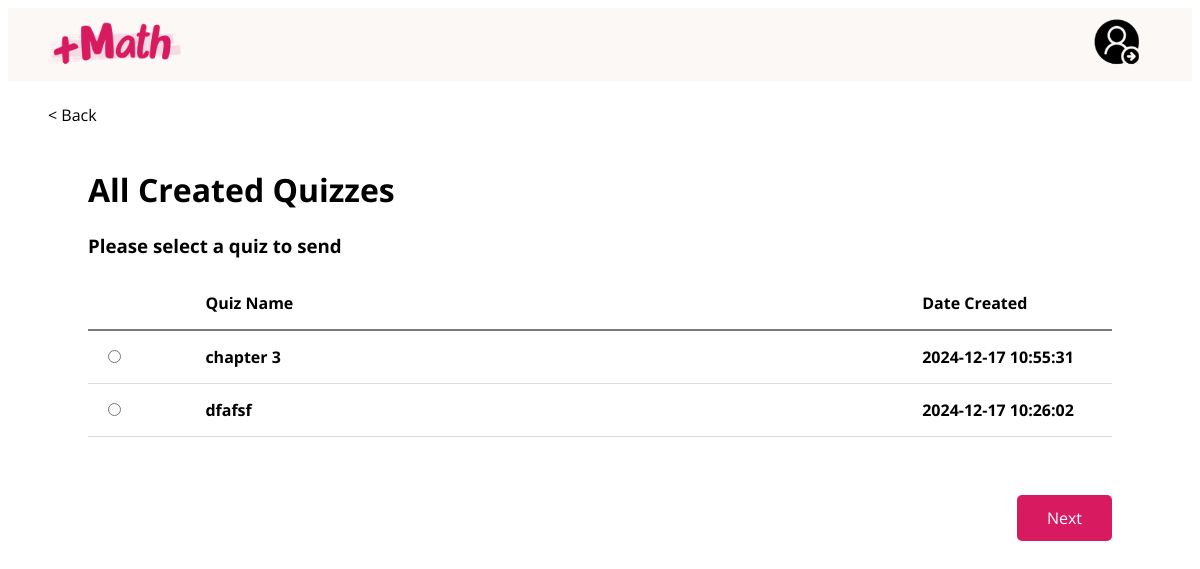
The app's page /send_quiz.php?class_id=1 (signed in) with its own data.
### tables this page shows
CREATE TABLE IF NOT EXISTS `quiz` (
  `quiz_id` int NOT NULL AUTO_INCREMENT,
  `quiz_name` varchar(100) NOT NULL,
  `quiz_description` varchar(10000) NOT NULL,
  `creation_time` datetime NOT NULL,
  `teacher_id` int NOT NULL,
  PRIMARY KEY (`quiz_id`),
  KEY `FK_quiz_teacher_id` (`teacher_id`)
);

### send_quiz.php (the view, shortened to what this page needs)
<?php
    if (isset($_GET['class_id'])&&isset($_GET['user_id'])){
        $class_id = $_GET['class_id'];
        $teacher_id = $_GET['user_id'];
    }else if (isset($_GET['class_id'])&&isset($_SESSION['user_id'])){
        $class_id = $_GET['class_id'];
        $teacher_id = $_SESSION['user_id'];
    }
    $con=mysqli_connect("localhost","root","","rwdd_assignment");
    $sql="SELECT q.quiz_id, q.quiz_name, q.creation_time FROM quiz q
    WHERE q.quiz_id NOT IN (SELECT quiz_id FROM class_quiz WHERE class_id = '$class_id')
    AND q.teacher_id = '$teacher_id'
    GROUP BY q.quiz_name, q.creation_time
    ORDER BY q.quiz_name
    ";
    $result=mysqli_query($con,$sql);
?>
<!DOCTYPE html>
<html lang="en">
<head>
</head>
<body>
<div style="position:sticky; top:0; z-index:1; height: 73px;background-color:#FBF8F5;">
    <div style="float:left; padding:10px 10px 10px 30px; cursor: pointer">
        <img src="logo.png" style="width:150px;" onclick="window.location.href='TeaMainPage.php'">
    </div>
    <div style="float:right; padding-right:40px;">
        <div class="dropdown">
            <button class="dropbtn" id="dropbtn" type="button" onclick="profileDropDown()">
                <img src="stuprofilebtn.png" style="width:50px;">
            </button>
        </div>
    </div>
</div>
    <br>
    <button class="back" type="button" name="back" onclick=" window.location.href='view_class_main_page.php?class_id=<?php echo $class_id; ?>'">< Back</button>
    <div class="announcementmainPage">
        <h1>All Created Quizzes</hi>
        <h3>Please select a quiz to send<h3>
    <div>
        <table id="quiz table">
            <tr>
                <th style="width:10%"></th>
                <th style="width:70%">Quiz Name</th>
                <th style="width:20%">Date Created</th>
            </tr>
            <?php
                if (mysqli_num_rows($result) <= 0){
            ?>
                <tr>
                    <td></td>
                    <td>All quizzes are sent to this class</td>
                    <td></td>
                </tr>
            <?php
                }else{
                    while ($row=mysqli_fetch_array($result)){
                        $quiz_name=$row['quiz_name'];
            ?>
                <tr class="row_hover">
                    <td><input type="radio" name="selected_quiz" value="" <?php echo $quiz_name;?> data-quiz-id ="<?php echo $row['quiz_id'];?>"  onclick="selectQuiz(this)" required ></td>
                    <td><?php echo $row['quiz_name'];?></td>
                    <td><?php echo $row['creation_time'];?></td>
                </tr>
            <?php
                    }
                }
            ?>
        </table>
    </div>
    </div>
    <div class="announcementmainPage bottom-part">
        <div class="bottom-part">
            <button type="submit" class="next-btn" value="Next" onclick="validateSelection()">Next</button>
        </div>
    </div>
</body>
</html>

### send_quiz.php (style rules this page uses)
@media only screen and (min-width: 768px) { .announcementmainPage { padding: 20px 80px; } }
* { box-sizing:border-box; font-family: "Open Sans", sans-serif; }
.back { font-size: 16px; background-color:white; border-style:none; padding-left:40px; }
.dropbtn { border-style:none; background-color:transparent; padding: 10px; cursor: pointer; }
.dropdown { position: relative; display: inline-block; }
table { border-collapse: collapse; width: 100%; font-size: 16px; }
th { padding: 15px; text-align: left; border-bottom: 2px solid #7d7979; }
td { padding: 15px; text-align: left; border-bottom: 1px solid #ddd; }
.bottom-part { justify-content:right; position:sticky; bottom:40px; height: 73px; float:right; }
.next-btn { background-color:#d81b60; border:none; padding:12px 30px 12px 30px; text-align:center; font-size:16px; cursor:pointer; color:white; border-radius:5px; }

### records on screen
quiz: quiz_name "chapter 3", creation_time "2024-12-17 10:55:31"
quiz: quiz_name "dfafsf", creation_time "2024-12-17 10:26:02"
